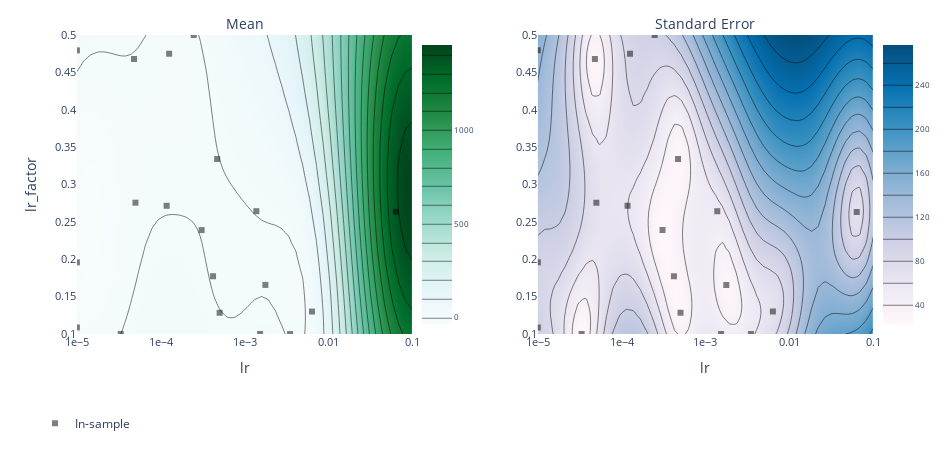

Notebook source saved alongside this figure:
### Code cell
render(plot_contour(model=model, param_x='lr', param_y='lr_factor', metric_name='mse'))

### Figure 1 — Plotly figure (JSON) as saved in the notebook; plotly's stock layout.template omitted (floating-point values rounded to 4 significant figures; data arrays with more than 128 entries replaced by an {"elided": "..."} marker saying what was removed)
{"data": [{"autocolorscale": false, "autocontour": true, "colorbar": {"tickfont": {"size": 8}, "ticksuffix": "", "x": 0.45, "y": 0.5}, "colorscale": [[0, "rgb(247,252,253)"], [0.125, "rgb(229,245,249)"], [0.25, "rgb(204,236,230)"], [0.375, "rgb(153,216,201)"], [0.5, "rgb(102,194,164)"], [0.625, "rgb(65,174,118)"], [0.75, "rgb(35,139,69)"], [0.875, "rgb(0,109,44)"], [1, "rgb(0,68,27)"]], "contours": {"coloring": "heatmap"}, "hoverinfo": "x+y+z", "ncontours": 25, "type": "contour", "x": [1e-05, 1.207e-05, 1.456e-05, 1.758e-05, 2.121e-05, 2.56e-05, 3.089e-05, 3.728e-05, 4.498e-05, 5.429e-05, 6.551e-05, 7.906e-05, 9.541e-05, 0.0001151, 0.0001389, 0.0001677, 0.0002024, 0.0002442, 0.0002947, 0.0003556, 0.0004292, 0.0005179, 0.0006251, 0.0007543, 0.0009103, 0.001099, 0.001326, 0.0016, 0.001931, 0.00233, 0.002812, 0.003393, 0.004095, 0.004942, 0.005964, 0.007197, 0.008685, 0.01048, 0.01265, 0.01526, 0.01842, 0.02223, 0.02683, 0.03237, 0.03907, 0.04715, 0.0569, 0.06866, 0.08286, 0.1], "xaxis": "x", "y": [0.1, 0.1082, 0.1163, 0.1245, 0.1327, 0.1408, 0.149, 0.1571, 0.1653, 0.1735, 0.1816, 0.1898, 0.198, 0.2061, 0.2143, 0.2224, 0.2306, 0.2388, 0.2469, 0.2551, 0.2633, 0.2714, 0.2796, 0.2878, 0.2959, 0.3041, 0.3122, 0.3204, 0.3286, 0.3367, 0.3449, 0.3531, 0.3612, 0.3694, 0.3776, 0.3857, 0.3939, 0.402, 0.4102, 0.4184, 0.4265, 0.4347, 0.4429, 0.451, 0.4592, 0.4673, 0.4755, 0.4837, 0.4918, 0.5], "yaxis": "y", "z": {"elided": "50x50 float values"}, "zauto": true, "zmax": 1455.0, "zmin": -1455.0}, {"autocolorscale": false, "autocontour": true, "colorbar": {"tickfont": {"size": 8}, "ticksuffix": "", "x": 1, "y": 0.5}, "colorscale": [[0, "rgb(255,247,251)"], [0.1429, "rgb(236,231,242)"], [0.2857, "rgb(208,209,230)"], [0.4286, "rgb(166,189,219)"], [0.5714, "rgb(116,169,207)"], [0.7143, "rgb(54,144,192)"], [0.8571, "rgb(5,112,176)"], [1, "rgb(3,78,123)"]], "contours": {"coloring": "heatmap"}, "hoverinfo": "x+y+z", "ncontours": 25, "type": "contour", "x": [1e-05, 1.207e-05, 1.456e-05, 1.758e-05, 2.121e-05, 2.56e-05, 3.089e-05, 3.728e-05, 4.498e-05, 5.429e-05, 6.551e-05, 7.906e-05, 9.541e-05, 0.0001151, 0.0001389, 0.0001677, 0.0002024, 0.0002442, 0.0002947, 0.0003556, 0.0004292, 0.0005179, 0.0006251, 0.0007543, 0.0009103, 0.001099, 0.001326, 0.0016, 0.001931, 0.00233, 0.002812, 0.003393, 0.004095, 0.004942, 0.005964, 0.007197, 0.008685, 0.01048, 0.01265, 0.01526, 0.01842, 0.02223, 0.02683, 0.03237, 0.03907, 0.04715, 0.0569, 0.06866, 0.08286, 0.1], "xaxis": "x2", "y": [0.1, 0.1082, 0.1163, 0.1245, 0.1327, 0.1408, 0.149, 0.1571, 0.1653, 0.1735, 0.1816, 0.1898, 0.198, 0.2061, 0.2143, 0.2224, 0.2306, 0.2388, 0.2469, 0.2551, 0.2633, 0.2714, 0.2796, 0.2878, 0.2959, 0.3041, 0.3122, 0.3204, 0.3286, 0.3367, 0.3449, 0.3531, 0.3612, 0.3694, 0.3776, 0.3857, 0.3939, 0.402, 0.4102, 0.4184, 0.4265, 0.4347, 0.4429, 0.451, 0.4592, 0.4673, 0.4755, 0.4837, 0.4918, 0.5], "yaxis": "y2", "z": {"elided": "50x50 float values"}}, {"hoverinfo": "text", "legendgroup": "In-sample", "marker": {"color": "black", "opacity": 0.5, "symbol": 1}, "mode": "markers", "name": "In-sample", "text": ["0_0", "10_0", "11_0", "12_0", "13_0", "14_0", "15_0", "16_0", "17_0", "18_0", "1_0", "2_0", "3_0", "4_0", "5_0", "6_0", "7_0", "8_0", "9_0"], "type": "scatter", "x": [0.006385, 0.0003079, 4.804e-05, 0.000126, 0.000248, 1e-05, 3.336e-05, 1e-05, 1e-05, 0.003498, 0.0004719, 0.001385, 0.0004213, 0.06401, 0.000505, 0.001535, 0.001775, 0.0001177, 4.995e-05], "xaxis": "x", "y": [0.13, 0.239, 0.4679, 0.4749, 0.5, 0.1959, 0.1, 0.4795, 0.1088, 0.1, 0.3341, 0.2643, 0.1773, 0.2634, 0.1284, 0.1, 0.1657, 0.2715, 0.2757], "yaxis": "y"}, {"hoverinfo": "text", "legendgroup": "In-sample", "marker": {"color": "black", "opacity": 0.5, "symbol": 1}, "mode": "markers", "name": "In-sample", "showlegend": false, "text": ["0_0", "10_0", "11_0", "12_0", "13_0", "14_0", "15_0", "16_0", "17_0", "18_0", "1_0", "2_0", "3_0", "4_0", "5_0", "6_0", "7_0", "8_0", "9_0"], "type": "scatter", "x": [0.006385, 0.0003079, 4.804e-05, 0.000126, 0.000248, 1e-05, 3.336e-05, 1e-05, 1e-05, 0.003498, 0.0004719, 0.001385, 0.0004213, 0.06401, 0.000505, 0.001535, 0.001775, 0.0001177, 4.995e-05], "xaxis": "x2", "y": [0.13, 0.239, 0.4679, 0.4749, 0.5, 0.1959, 0.1, 0.4795, 0.1088, 0.1, 0.3341, 0.2643, 0.1773, 0.2634, 0.1284, 0.1, 0.1657, 0.2715, 0.2757], "yaxis": "y2"}], "layout": {"annotations": [{"font": {"size": 14}, "showarrow": false, "text": "Mean", "x": 0.25, "xanchor": "center", "xref": "paper", "y": 1, "yanchor": "bottom", "yref": "paper"}, {"font": {"size": 14}, "showarrow": false, "text": "Standard Error", "x": 0.8, "xanchor": "center", "xref": "paper", "y": 1, "yanchor": "bottom", "yref": "paper"}], "autosize": false, "height": 450, "hovermode": "closest", "legend": {"orientation": "h", "x": 0, "y": -0.25}, "margin": {"b": 100, "l": 35, "pad": 0, "r": 35, "t": 35}, "width": 950, "xaxis": {"anchor": "y", "autorange": false, "domain": [0.05, 0.45], "exponentformat": "e", "range": [-5, -1], "tickfont": {"size": 11}, "tickmode": "auto", "title": {"text": "lr"}, "type": "log"}, "xaxis2": {"anchor": "y2", "autorange": false, "domain": [0.6, 1], "exponentformat": "e", "range": [-5, -1], "tickfont": {"size": 11}, "tickmode": "auto", "title": {"text": "lr"}, "type": "log"}, "yaxis": {"anchor": "x", "autorange": false, "domain": [0, 1], "exponentformat": "e", "range": [0.1, 0.5], "tickfont": {"size": 11}, "tickmode": "auto", "title": {"text": "lr_factor"}, "type": "linear"}, "yaxis2": {"anchor": "x2", "autorange": false, "domain": [0, 1], "exponentformat": "e", "range": [0.1, 0.5], "tickfont": {"size": 11}, "tickmode": "auto", "type": "linear"}}}
